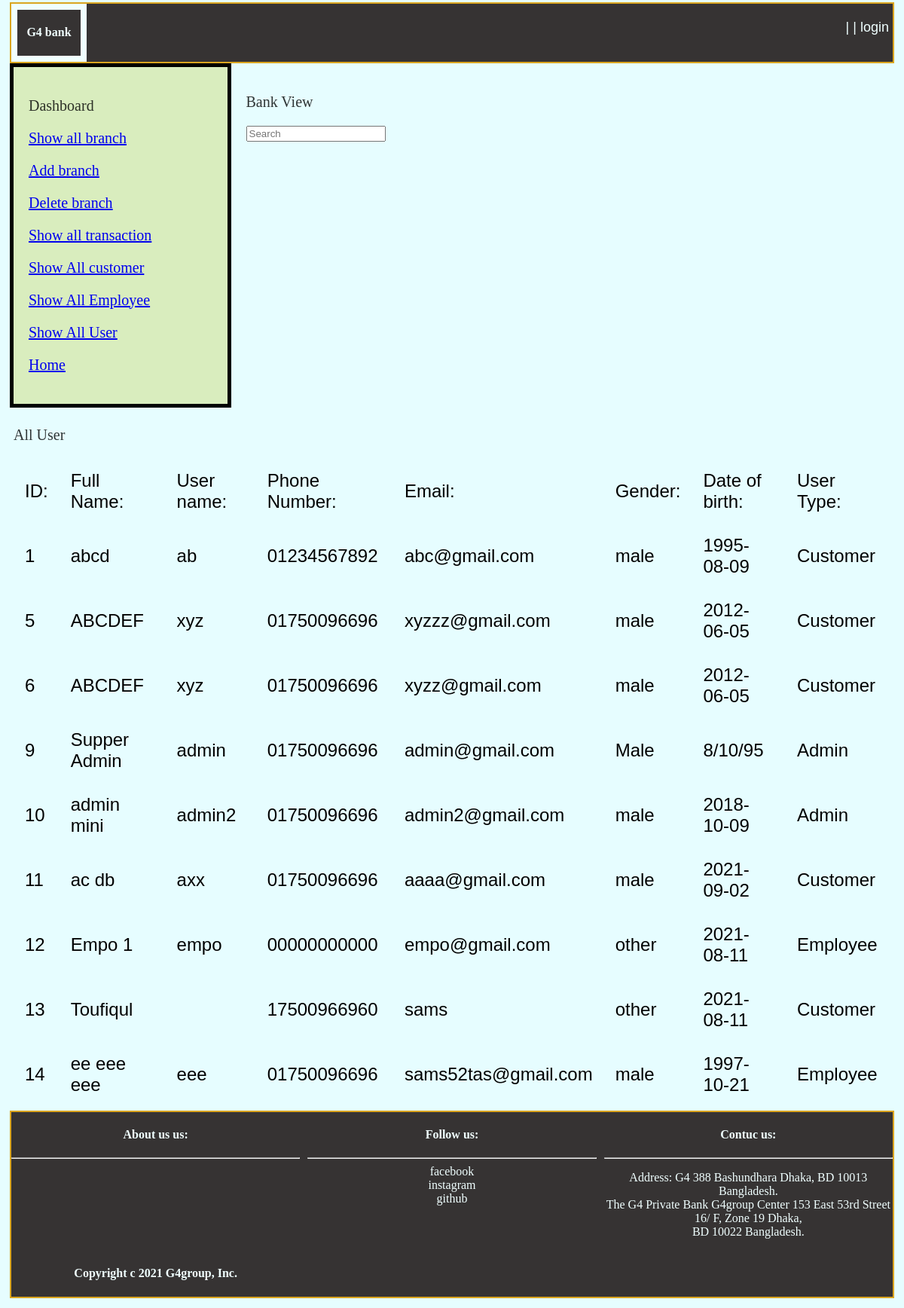
The app's page /view/bank/viewUsers.php with its own data.
### tables this page shows
CREATE TABLE `users` (
  `ID` int(50) NOT NULL,
  `fname` varchar(200) NOT NULL,
  `username` varchar(200) NOT NULL,
  `password` varchar(200) NOT NULL,
  `phone` varchar(200) NOT NULL,
  `email` varchar(200) NOT NULL,
  `gender` varchar(200) NOT NULL,
  `dob` varchar(200) NOT NULL,
  `userType` varchar(200) NOT NULL
);

### controller/adminController.php (the view, shortened to what this page needs)
<?php
function showAlluser(){
    $servername = "localhost";
    $username = "root";
    $password = "";
    $dbname = "bankms";
$conn = new mysqli($servername, $username, $password, $dbname);
$sql = "SELECT ID, fname,username,phone,email,gender,dob,userType From users";
$result = $conn->query($sql);
if ($result->num_rows > 0) {
  echo "<table>";
  echo"<tr>";
  echo "<td>ID:</td><td>Full Name:</td><td>User name:</td><td>Phone Number:</td><td>Email:</td><td>Gender:</td><td>Date of birth:</td><td>User Type:</td>";
  echo"</tr>";
  while($row = $result->fetch_assoc()) {
      echo"<tr>";
    echo "<td>".$row["ID"]."</td>";
    echo "<td>".$row["fname"]."</td>";
    echo "<td>".$row["username"]."</td>";
    echo "<td>".$row["phone"]."</td>";
    echo "<td>".$row["email"]."</td>";
    echo "<td>".$row["gender"]."</td>";
    echo "<td>".$row["dob"]."</td>";
    echo "<td>".$row["userType"]."</td></tr>";
  }
  echo "</table>";
} else {
  echo "ID not found";
}
}

### view/bank/viewUsers.php (shortened to what this page needs)
<!DOCTYPE html>
<html lang="en">
<head>
    <link rel="stylesheet" href="../../controller/Extra/style.css">
        <?php require_once('../../controller/Extra/header.php')?>
</head>
<body>
    <div class="dashvsMain">
        <div class="dashboard">
            <?php
                require_once('dashboard.php');
            ?>
        </div>
        <div class="MainBody">
            <p class="boldline">Bank View</p>
            <div>
                <input type="text" id="search" placeholder="Search" />
    <br>
    <br />
    </div>
    </div>
</body>
</html>
            <div class="profiledtls">
            <?php include('../../controller/adminController.php') ;?>
            <p class="boldline">All User</p>
            <?php
                showAlluser();
            ?>
            </div>
</body>
</html>
<?php require_once('../../controller/Extra/footer.php')?>

### controller/Extra/header.php (shortened to what this page needs)
<!DOCTYPE html>
<html lang="en">
<body>
        <div class="hder">
        <div class="hleft">
            <h4>G4 bank</h4>
        </div>
        <div class="hright" >
            <?php
            $login="login";
            $name="";
            if(isset($_SESSION["username"])){
                $name=$_SESSION["username"];
                $login="<a class='logh' href='../../view/users/logout.php'>logout</a>";
                echo"| $name  |  ";
                echo $login;
            }
            else{echo"| $name  |  ";
                echo $login;}
            ?>
        </div>
    </div>
</body>
</html>

### view/bank/dashboard.php
<?php
echo"<p class='boldline'>Dashboard</p>";
echo "<p class='boldline'><a href='branch.php'>Show all branch</a></p>";
echo "<p class='boldline'><a href='addbranch.php'>Add branch</a></p>";
echo "<p class='boldline'><a href='branch.php'>Delete branch</a></p>";
echo "<p class='boldline'><a href='transaction.php'>Show all transaction</a></p>";
echo "<p class='boldline'><a href='viewCustomer.php'>Show All customer</a></p>";
echo "<p class='boldline'><a href='viewEmployee.php'>Show All Employee</a></p>";
echo "<p class='boldline'><a href='viewUsers.php'>Show All User</a></p>";
echo "<p class='boldline'><a href='index.php'>Home</a></p>";
?>

### controller/Extra/footer.php
<!DOCTYPE html>
<html lang="en">
<head>
    <link rel="stylesheet" href="style.css">
</head>
<body>
    <div class="foot">
        <div class="fleft">
            <h4>About us us:</h4>
            <hr>
        </div>
        <div class="fmid">
            <h4>Follow us:</h4>
            <hr> facebook <br> instagram <br> github <br>
        </div>
        <div class="fright">
            <h4>Contuc us:</h4>
            <hr>
            <p>Address: G4 388 Bashundhara Dhaka, BD 10013 Bangladesh. <br> The G4 Private Bank G4group Center 153 East 53rd Street 16/ F, Zone 19 Dhaka,<br> BD 10022 Bangladesh. <br>
            </p>
        </div>
        <center><h4>Copyright c 2021 G4group, Inc.</h4></center>
    </div>
</body>
</html>

### controller/Extra/style.css (style rules this page uses)
body { background-color: #e6fdff; color: #000000; padding: 5px; }
.foot { display: grid; text-align: center; border: 2px solid goldenrod; background-color: rgb(54, 51, 51); color: azure; grid-template-columns: 1fr 1fr 1fr; grid-template-rows: auto; column-gap: 10px; }
.boldline { font-family: cursive; font-size: 20px; color: rgba(0, 0, 0, 0.795); }
.dashboard { background-color: rgba(208, 226, 144, 0.582); border: 5px solid black; border-top-style: inset; padding: 20px; }
.dashvsMain { display: grid; grid-template-columns: 25% auto; }
.MainBody { padding: 20px; font-family: Arial, Helvetica, sans-serif; }
.profiledtls { font-size: 24px; padding: 5px; font-family: Arial, Helvetica, sans-serif; }
table, th, td { border-collapse: collapse; }
th, td, tr { padding: 15px; }

### controller/Extra/header.php (style rules this page uses)
.hder { display: grid; text-align: center; margin-top: -10px; border: 2px solid goldenrod; background-color: rgb(54, 51, 51); color: azure; grid-template-columns: 100px 1fr ; grid-template-rows: auto; }
.hleft { border: .5rem solid ; }
.hright { margin-top: 1rem; padding: 5px; text-align: right; font-size: 18px; font-family: Arial, Helvetica, sans-serif; }

### records on screen
users: ID "1", fname "abcd", username "ab", phone "01234567892", email "abc@gmail.com", gender "male", dob "1995-08-09", userType "Customer"
users: ID "5", fname "ABCDEF", username "xyz", phone "01750096696", email "xyzzz@gmail.com", gender "male", dob "2012-06-05", userType "Customer"
users: ID "6", fname "ABCDEF", username "xyz", phone "01750096696", email "xyzz@gmail.com", gender "male", dob "2012-06-05", userType "Customer"
users: ID "9", fname "Supper Admin", username "admin", phone "01750096696", email "admin@gmail.com", gender "Male", dob "8/10/95", userType "Admin"
users: ID "10", fname "admin mini", username "admin2", phone "01750096696", email "admin2@gmail.com", gender "male", dob "2018-10-09", userType "Admin"
users: ID "11", fname "ac db", username "axx", phone "01750096696", email "aaaa@gmail.com", gender "male", dob "2021-09-02", userType "Customer"
users: ID "12", fname "Empo 1", username "empo", phone "00000000000", email "empo@gmail.com", gender "other", dob "2021-08-11", userType "Employee"
users: ID "13", fname "Toufiqul", phone "17500966960", email "sams", gender "other", dob "2021-08-11", userType "Customer"
users: ID "14", fname "ee eee eee", username "eee", phone "01750096696", email "sams52tas@gmail.com", gender "male", dob "1997-10-21", userType "Employee"

### other values on screen
$login "login"
